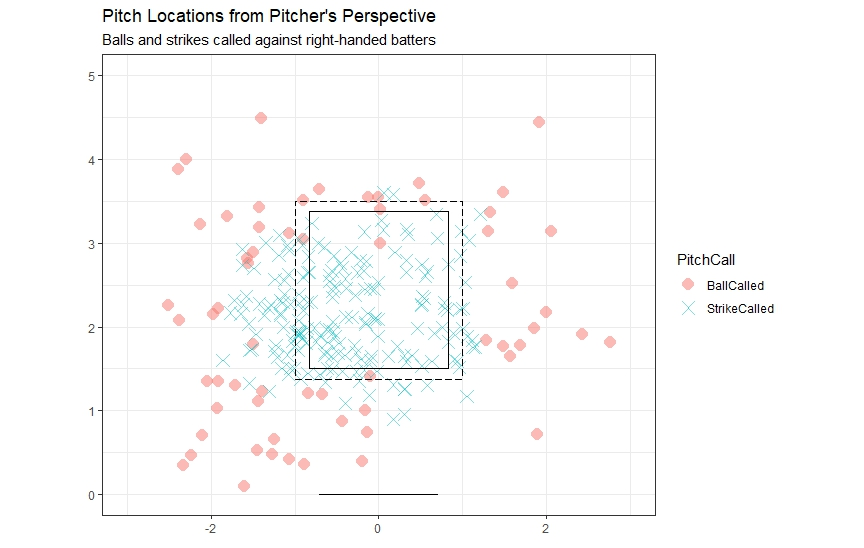

This figure's R source:
###IMPORT THE Track_Combo DATASET###

###INSTALL AND READ-IN THE NECESSARY R PACKAGES###
install.packages("dplyr")
library(dplyr)
install.packages("ggplot2")
library(ggplot2)

###CREATE DIMENSIONS FOR A STRIKE ZONE AND BUFFER ZONE (EDGE)###
Lower=1.5
Upper=3.3773
Side=.83083

Lower_Buffer=1.3775
Upper_Buffer=3.5
Side_Buffer=.9975

###LINK THESE DIMENSIONS TO OBJECTS THAT CAN BE PLOTTED###
###STRIKE ZONE###
x <- c(-Side,Side,Side,-Side,-Side)
z <- c(Lower,Lower,Upper,Upper,Lower)
sz <- data.frame(x,z)

###BUFFER ZONE###
x <- c(-Side_Buffer,Side_Buffer,Side_Buffer,-Side_Buffer,-Side_Buffer)
z <- c(Lower_Buffer,Lower_Buffer,Upper_Buffer,Upper_Buffer,Lower_Buffer)
sz_Buffer <- data.frame(x,z)

###LINE FOR HOME PLATE###
x <- c(-8.5/12,8.5/12)
z <- c(0)
Plate <- data.frame(x,z)

###FILTER DATA TO EXAMINE CALLED PITCHES THROWN BY T_A PITCHERS AGAINST RIGHT-HANDED BATTERS ON A SPECIFIC DATE###
Pitch_Calls=Track_Combo%>%filter(Date=="2/9/2023" & PitchCall=="BallCalled" | PitchCall=="StrikeCalled" &
                                   BatterSide=="Right" & PitcherTeam=="T_A")

###PLOT THE PITCH LOCATIONS FROM THE PITCHER'S PERSPECTIVE; COLOR AND SHAPE THE POINTS BASED ON UMPIRE CALL###
ggplot(Pitch_Calls)+geom_point(aes(x=PlateLocSide,y=PlateLocHeight,color=PitchCall,shape=PitchCall),alpha=0.5,size=4)+
  geom_path(data = sz,aes(x=x,y=z))+
  geom_path(data=sz_Buffer,aes(x=x,y=z),linetype=5)+
  geom_path(data=Plate,aes(x=x,y=z))+coord_equal()+
  scale_x_continuous(limits=c(-3,3))+
  scale_y_continuous(limits=c(0,5))+
  scale_shape_manual(values = c("StrikeCalled" = 4, "BallCalled" = 16))+
  labs(title="Pitch Locations from Pitcher's Perspective",subtitle="Balls and strikes called against right-handed batters",x=element_blank(),y=element_blank())+
  theme(legend.position="bottom")+theme_bw()
